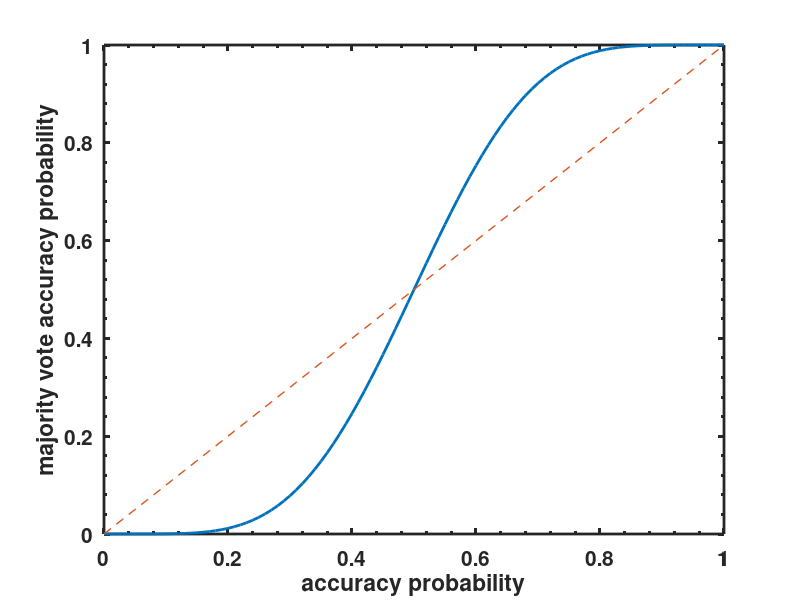

Write the MATLAB code that produced this figure. (Note: this script raises an error after producing the figure.)
clear all
close all

n = 11;

pset = 0:0.01:1;

majorVoteProbSet = [];
for i = 1 : length(pset)
    p = pset(i);
    proj = 0;
    for j = 6 : n
        proj = proj + nchoosek(n,j)*p^j*(1-p)^(n-j);
    end
    majorVoteProbSet = [majorVoteProbSet;proj];
end


h1 = figure(1)
plot(pset, majorVoteProbSet,'linewidth',2);
hold on
plot(pset, pset,'linewidth',1,'linestyle','--')
xlabel('accuracy probability')
ylabel('majority vote accuracy probability')
set(gca,'linewidth',2,'fontsize',15,'fontweight','bold','plotboxaspectratiomode','auto','xminortick','on','yminortick','on','TickLength',[0.04;0.02]);
pbaspect([1 1 1])
set(gca,'Box','on')
saveTightFigure(h1,'majorVoteAccuracyProbabilityVsSingleVote.pdf')